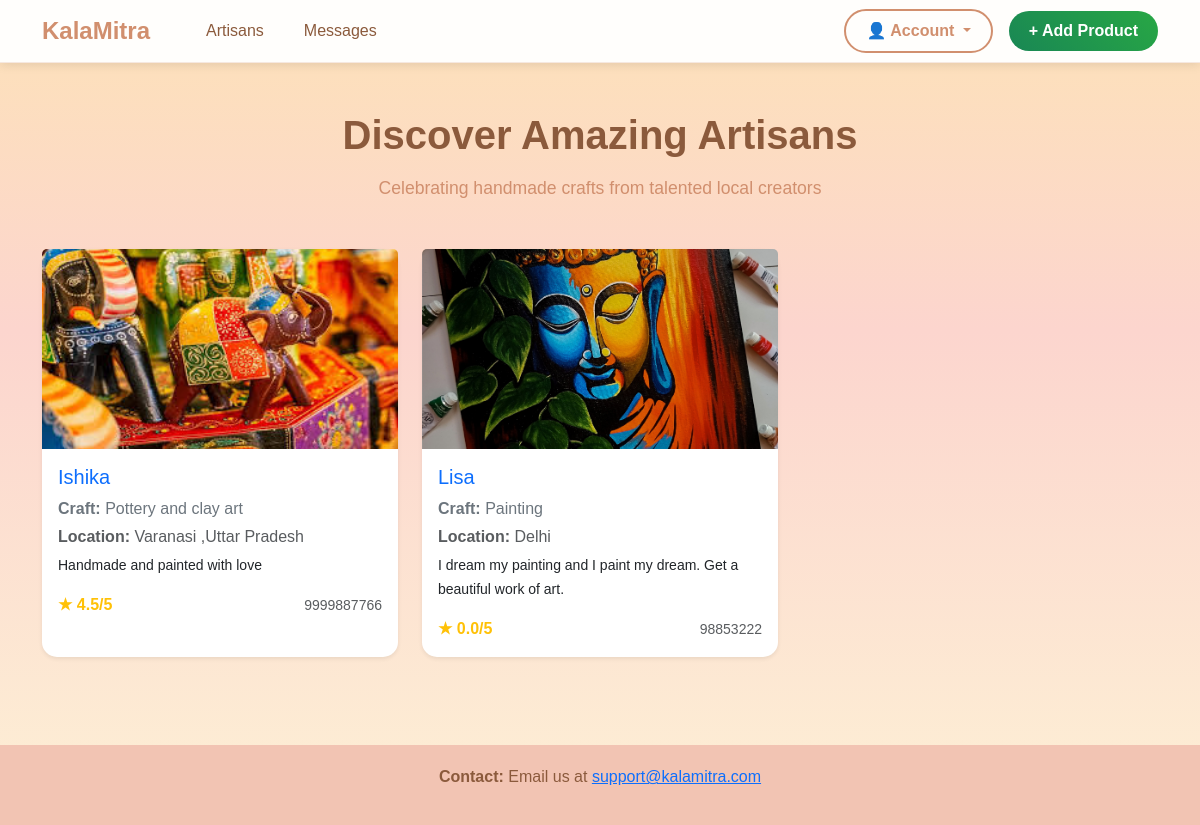
Page / (signed in) on the committed database.
### models.py (models this page shows, shortened)
class Artisan(db.Model):
    __tablename__ = 'artisans'
    id = db.Column(db.Integer, primary_key=True)
    name = db.Column(db.String(100), nullable=False)
    email = db.Column(db.String(120), unique=True, nullable=False)
    password = db.Column(db.String(255), nullable=False)
    craft_type = db.Column(db.String(100), nullable=False)
    location = db.Column(db.String(150))
    bio = db.Column(db.Text)
    contact = db.Column(db.String(50))
    image_url = db.Column(db.String(255))
    rating = db.Column(db.Float, default=0.0)
    total_ratings = db.Column(db.Integer, default=0)
    created_at = db.Column(db.DateTime, default=get_ist_time)
    products = db.relationship('Product', backref='artisan', lazy=True, cascade='all, delete-orphan')
    chats = db.relationship('Chat', backref='artisan', lazy=True, cascade='all, delete-orphan')
    ratings = db.relationship('Rating', backref='artisan', lazy=True, cascade='all, delete-orphan')

### app.py (the view)
@app.route('/')
def index():
    artisans = Artisan.query.all()
    return render_template('index.html', artisans=artisans)

### templates/index.html (shortened to what this page needs)
{% extends "base.html" %}
{% block content %}
<div class="container main-content">
    <div class="text-center mb-5">
        <h1 class="page-title fw-bold">Discover Amazing Artisans</h1>
        <p class="page-subtitle">Celebrating handmade crafts from talented local creators</p>
    </div>
    <div class="row g-4">
        {% for artisan in artisans %}
        <div class="col-md-6 col-lg-4">
            <a href="{{ url_for('view_artisan_profile', artisan_id=artisan.id) }}" class="text-decoration-none text-dark">
                <div class="card h-100 shadow-sm">
                    <img src="{{ artisan.image_url or 'https://via.placeholder.com/300x200?text=No+Image' }}"
                        class="card-img-top"
                        alt="{{ artisan.name or 'No name' }}"
                        style="height: 200px; object-fit: cover;">
                    <div class="card-body">
                        <h5 class="card-title text-primary">{{ artisan.name or '—' }}</h5>
                        <p class="text-secondary mb-1"><strong>Craft:</strong> {{ artisan.craft_type or '—' }}</p>
                        <p class="text-muted mb-1"><strong>Location:</strong> {{ artisan.location or '—' }}</p>
                        <p class="card-text"><small>{{ artisan.bio[:100] or '' }}{% if artisan.bio and artisan.bio|length > 100 %}...{% endif %}</small></p>
                        <div class="d-flex justify-content-between align-items-center mt-3">
                            <span class="text-warning"><strong>★ {{ "%.1f"|format(artisan.rating) }}/5</strong></span>
                            <small class="text-muted">{{ artisan.contact or '—' }}</small>
                        </div>
                    </div>
                </div>
            </a>
        </div>
        {% endfor %}
    </div>
</div>
{% endblock %}

### templates/base.html (style rules this page uses)
body { margin: 0; font-family: Arial, sans-serif; background: linear-gradient(180deg, #fde2b8 0%, #fcd5ce 40%, #fdf0d5 100%); background-attachment: fixed; min-height: 100vh; }
.main-content { margin-top: 0; padding-top: 3rem; padding-bottom: 3rem; }
.card { border-radius: 15px; transition: transform 0.3s ease, box-shadow 0.3s ease; border: none; }
.page-title { color: #8b5a3c; margin-bottom: 1rem; }
.page-subtitle { color: #d18f6e; font-size: 1.1rem; }

### rows in the picture
Artisan: image_url (picture), name "Ishika", craft_type "Pottery and clay art", location "Varanasi ,Uttar Pradesh", bio "Handmade and painted with love", rating "4.5", contact "9999887766"
Artisan: image_url (picture), name "Lisa", craft_type "Painting", location "Delhi", bio "I dream my painting and I paint my dream. Get a beautiful work of art.", rating "0.0", contact "98853222"
